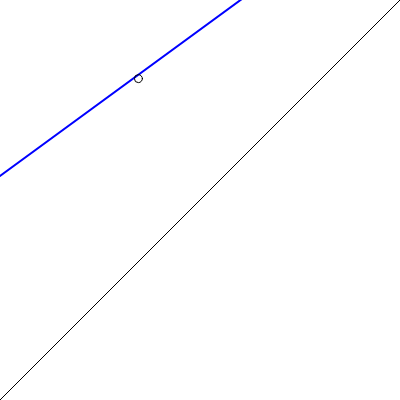
Frame 1 (no input)
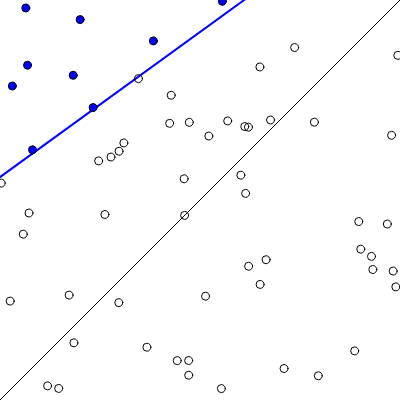
Frame 60 (no input)
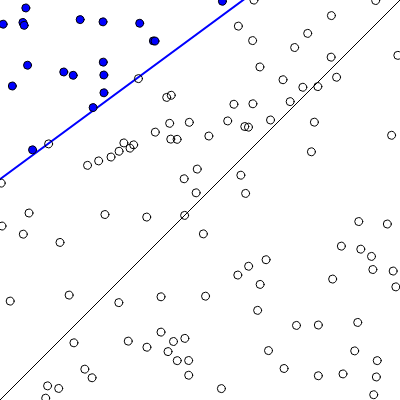
Frame 120 (the mouse pressed at the canvas centre since frame 60)

The p5.js sketch that drew these frames (run headless with seeded random() and noise() and a simulated clock; from frame 60 on, the mouse is pressed at the canvas centre):

// p5.js sketch
// ── sketch.js
// A list of points we will use to "train" the perceptron
var training = new Array(2000);
// A Perceptron object
var ptron;

// We will train the perceptron with one "Point" object at a time
var count = 0;

// Coordinate space
var xmin = -1;
var ymin = -1;
var xmax = 1;
var ymax = 1;

// The function to describe a line
function f(x) {
  var y = 1 * x + 0;
  return y;
}

function setup() {
  createCanvas(400, 400);

  // The perceptron has 3 inputs -- x, y, and bias
  // Second value is "Learning Constant"
  ptron = new Perceptron(3, 0.001); // Learning Constant is low just b/c it's fun to watch, this is not necessarily optimal

  // Create a random set of training points and calculate the "known" answer
  for (var i = 0; i < training.length; i++) {
    var x = random(xmin, xmax);
    var y = random(ymin, ymax);
    var answer = 1;
    if (y < f(x)) answer = -1;
    training[i] = {
      input: [x, y, 1],
      output: answer
    };
  }
}


function draw() {
  background(255);

  // Draw the line
  strokeWeight(1);
  stroke(0);
  var x1 = map(xmin, xmin, xmax, 0, width);
  var y1 = map(f(xmin), ymin, ymax, height, 0);
  var x2 = map(xmax, xmin, xmax, 0, width);
  var y2 = map(f(xmax), ymin, ymax, height, 0);
  line(x1, y1, x2, y2);

  // Draw the line based on the current weights
  // Formula is weights[0]*x + weights[1]*y + weights[2] = 0
  stroke(0,0,255);
  strokeWeight(2);
  var weights = ptron.getWeights();
  var x1 = xmin;
  var y1 = (-weights[2] - weights[0] * x1) / weights[1];
  var x2 = xmax;
  var y2 = (-weights[2] - weights[0] * x2) / weights[1];

  var x1 = map(x1, xmin, xmax, 0, width);
  var y1 = map(y1, ymin, ymax, height, 0);
  var x2 = map(x2, xmin, xmax, 0, width);
  var y2 = map(y2, ymin, ymax, height, 0);
  line(x1, y1, x2, y2);


  // Train the Perceptron with one "training" point at a time
  ptron.train(training[count].input, training[count].output);
  count = (count + 1) % training.length;

  // Draw all the points based on what the Perceptron would "guess"
  // Does not use the "known" correct answer
  for (var i = 0; i < count; i++) {
    stroke(0);
    strokeWeight(1);
    fill(0,0,255);
    var guess = ptron.feedforward(training[i].input);
    if (guess > 0) noFill();

    var x = map(training[i].input[0], xmin, xmax, 0, width);
    var y = map(training[i].input[1], ymin, ymax, height, 0);
    ellipse(x, y, 8, 8);
  }
}
// ── perceptron.js

function Perceptron(n, c) {
  // Array de pesos
  this.weights = new Array(n);
  // inicializo los pesos aleatoriamente
  for (var i = 0; i < this.weights.length; i++) {
    this.weights[i] = random(-1,1);
  }
  this.lr = c; // learning rate/constant
}


// funcion para entrenar al perceptron
// los pesos se adjustan al valor deseado
// prototype agrega metodos o una propiedad a un objeto, fuera del objeto
Perceptron.prototype.train = function(inputs, desired) {
  // conjetura el resultado
  var guess = this.feedforward(inputs);
  // computa un factor nuevo utilizando el error
  // Error = desired output - guessed output
  // Error solo puede ser 0, 2, -2
  // Multiplica por el learning Rate
  var error = desired - guess;
  // Adjust weights based on weightChange * input
  for (var i = 0; i < this.weights.length; i++) {
    this.weights[i] += this.lr * error * inputs[i];
  }
}

// Guess -1 or 1 based on input values
Perceptron.prototype.feedforward = function(inputs) {
  // Sum all values
  var sum = 0;
  for (var i = 0; i < this.weights.length; i++) {
    sum += inputs[i] * this.weights[i];
  }
  // Result is sign of the sum, -1 or 1
  return this.activate(sum);
}

Perceptron.prototype.activate = function(sum) {
  if (sum > 0) return 1;
  else return -1;
}

// Return weights
Perceptron.prototype.getWeights = function() {
  return this.weights;
}
// ── script.js


var training = new Array(1000);


var con = 0;

function setup() {
  createCanvas(400,400);

  ptron = new Perceptron();

  for(var i = 0; i< training.length; i++){
    training[i] = new Point();
    console.log(training[i].flag);

  }

  var inputs = [-1, 0.5];
  var guess = ptron.guess(inputs);
  // console.log(guess);


}

function draw() {
  background(255);
  stroke(20,20,220);
  line(0,0,width,height);
  for(var point in training){
    show(training[point]);
  }

  for (var p in training) {
    var inputs = [p.x, p.y];
    var target = p.flag;
    ptron.train(p.inputs, p.flag);

    var guess = ptron.guess(inputs);
    if (guess == target) {
      fill (0,255,0);
    } else{
      fill(255,0,0);
    }
    noStroke();
    ellipse(p.x, p.y, 4, 4);
  }

  function show(a) {
    stroke(0);
    if (a.flag == 1){
      fill(255);
    }else if (a.flag == -1){
      fill(25,25,25);
    }
    ellipse(a.x,a.y,8,8);

  }

}

// ── trainer.js


function Point(){
    var x;
    var y;
    var flag;

    this.x = random(width);
    this.y = random(height);

    if (this.x > this.y){
      this.flag = 1;
    }else {
      this.flag = -1;
    }
}
